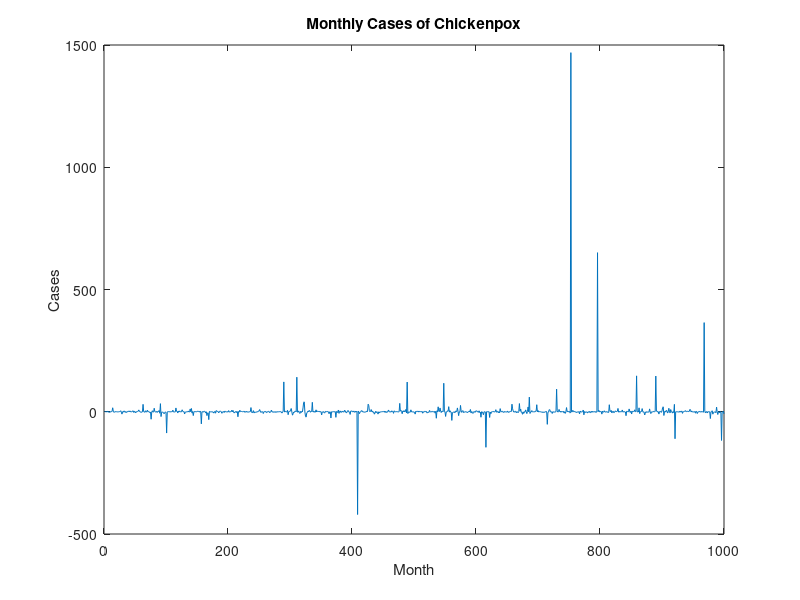

Write the MATLAB code that produced this figure. (Note: this script raises an error after producing the figure.)


N=1000;
A = randn(1, N);
B = randn(1, N);
C = randn(1, N);

for i=1:numel(A)
    Y(i) = (A(i)+B(i))/C(i);
end



%% Load the data
figure
plot(Y)
xlabel("Month")
ylabel("Cases")
title("Monthly Cases of Chickenpox")

%Split the data
numTimeStepsTrain = floor(0.9*numel(Y));

YTrain = Y(1:numTimeStepsTrain+1);
YTest = Y(numTimeStepsTrain+1:end);

ATrain = A(1:numTimeStepsTrain+1);
ATest = A(numTimeStepsTrain+1:end);

BTrain = B(1:numTimeStepsTrain+1);
BTest = B(numTimeStepsTrain+1:end);

CTrain = C(1:numTimeStepsTrain+1);
CTest = C(numTimeStepsTrain+1:end);

%% Standardize Data

myData = [YTrain ATrain BTrain CTrain];

mu = mean(myData);
sig = std(myData);


%% Prepare Predictors and Responses
ATrain = (ATrain - mu) / sig;
BTrain = (BTrain - mu) / sig;
CTrain = (CTrain - mu) / sig; %training sequences without the final time step

XTrain = [ATrain;BTrain;CTrain];
YTrain = (YTrain - mu) / sig;
%% Define LSTM Network Architecture

numFeatures = 3;
numResponses = 1;
numHiddenUnits = 200;

layers = [ ...
    sequenceInputLayer(numFeatures)
    lstmLayer(numHiddenUnits)
    fullyConnectedLayer(numResponses)
    regressionLayer];

% Specify the training options. Set the solver to 'adam' and train for 250 epochs. 
%To prevent the gradients from exploding, set the gradient threshold to 1. Specify 
% the initial learn rate 0.005, and drop the learn rate after 125 epochs by multiplying by a factor of 0.2.
options = trainingOptions('adam', ...
    'MaxEpochs',250, ...
    'GradientThreshold',1, ...
    'InitialLearnRate',0.005, ...
    'LearnRateSchedule','piecewise', ...
    'LearnRateDropPeriod',125, ...
    'LearnRateDropFactor',0.2, ...
    'Verbose',0, ...
    'Plots','training-progress');
%% Train LSTM Network
net = trainNetwork(XTrain,YTrain,layers,options);

% %% Test
% % standadize first
% dataTestStandardized = (YTest - mu) / sig;
% XTest = dataTestStandardized(1:end-1);
% 
% net = predictAndUpdateState(net,XTrain);
% [net,YPred] = predictAndUpdateState(net,YTrain(end));
% 
% numTimeStepsTest = numel(XTest);
% for i = 2:numTimeStepsTest
%     [net,YPred(:,i)] = predictAndUpdateState(net,YPred(:,i-1),'ExecutionEnvironment','cpu');
% end
% 
% %Unstandardize the predictions using the parameters calculated earlier.
% YPred = sig*YPred + mu;
% 
% %Calculate the RMSE from the unstandardized predictions.
% YTest = YTest(2:end);
% rmse = sqrt(mean((YPred-YTest).^2))
% 
% %% Plots
% %Plot the training time series with the forecasted values.
% 
% figure
% plot(YTrain(1:end-1))
% hold on
% idx = numTimeStepsTrain:(numTimeStepsTrain+numTimeStepsTest);
% plot(idx,[Y(numTimeStepsTrain) YPred],'.-')
% hold off
% xlabel("Month")
% ylabel("Cases")
% title("Forecast")
% legend(["Observed" "Forecast"])
% 
% % Compare the forecasted values with the test data.
% figure
% subplot(2,1,1)
% plot(YTest)
% hold on
% plot(YPred,'.-')
% hold off
% legend(["Observed" "Forecast"])
% ylabel("Cases")
% title("Forecast")
% 
% subplot(2,1,2)
% stem(YPred - YTest)
% xlabel("Month")
% ylabel("Error")
% title("RMSE = " + rmse)
% 
% 
